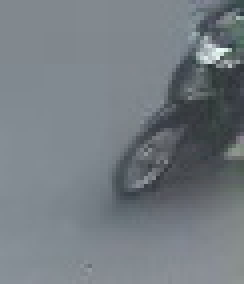
#> input picture image-neg2/image1003.jpg, 61 x 71 px (shown 4 times larger); its folder holds 4 pictures in this run
$ jupyter execute --allow-errors 'HOG_&_SVM.ipynb'   (older library calls are emulated)
#> lines starting #> are read from the running program, lines starting #| are printed output that depends on the picture
[cell 1]
#Import thư viện
import numpy as np
import pandas as pd
import os
import time
import random
import matplotlib.pyplot as plt
import seaborn as sns
import shutil

from glob import glob
from sklearn.svm import SVC, LinearSVC
from sklearn import svm
from sklearn.metrics import accuracy_score, confusion_matrix, classification_report, f1_score
from sklearn.model_selection import train_test_split
from sklearn.model_selection import GridSearchCV
from skimage.feature import hog
import itertools

import PIL
import cv2
from google.colab.patches import cv2_imshow
import pickle

#Huấn luyện mô hình với HOG và SVM

[cell 2]
# Đọc ảnh
neg_paths = glob('/content/drive/MyDrive/Human Motivation Detection/image-neg2/*')
pos_paths = glob('/content/drive/MyDrive/Human Motivation Detection/image-pos2/*')
print('Số lượng ảnh người đi bộ: ' + str(len(pos_paths)))
print('Số lượng ảnh nhãn âm (ảnh các phương tiện giao thông): ' + str(len(neg_paths)))

[cell 3]
# Đưa ảnh về ma trận numpy
np_pos_img = []
np_neg_img = []
start_time = time.time()
for path in pos_paths:
  temp_img = np.asarray(PIL.Image.open(path))
  np_pos_img.append(temp_img)
for path in neg_paths:
  temp_img = np.asarray(PIL.Image.open(path))
#> temp_img is the input picture: shape (71, 61, 3); mean R, G, B 116.3, 123.7, 129.5
  np_neg_img.append(temp_img)
print("reading images in %s seconds" % (time.time() - start_time))

Đọc ảnh và trích rút đặc trưng

#> (a cell that did not finish here is left out)

[cell 5]
#Hàm trích chọn đặc trưng với đầu vào là numpy_img, đầu ra là vector đặc trưng HOG
def feature_extraction_image(img):
  rs = cv2.cvtColor(cv2.resize(img,(64,128)),cv2.COLOR_RGB2GRAY)
  rs = hog(rs, orientations=9, pixels_per_cell=(8, 8), cells_per_block=(3, 3), block_norm='L2-Hys')
  return rs

[cell 6]
# Trích chọn đặc trưng các ảnh
pos_images = []
pos_labels = np.ones(len(np_pos_img))
for img in np_pos_img:
  img = feature_extraction_image(img)
  pos_images.append(img)

neg_images = []
neg_labels = np.zeros(len(np_neg_img))
for img in np_neg_img:
  img = feature_extraction_image(img)
  neg_images.append(img)
#> this loop made 4 passes
#> pass 1, in feature_extraction_image, `rs = cv2.cvtColor(cv2.resize(img,(64,128)),cv2.COLOR_RGB2GRAY)`:
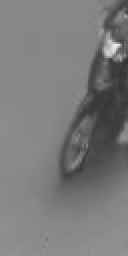
#> rs: shape (128, 64) (shown 2 times larger); min 52, max 242, mean 122.1
#> pass 2, in feature_extraction_image (call 2), `rs = cv2.cvtColor(cv2.resize(img,(64,128)),cv2.COLOR_RGB2GRAY)`:
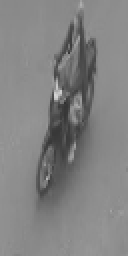
#> rs: shape (128, 64) (shown 2 times larger); min 48, max 213, mean 130.5
#> pass 3, in feature_extraction_image (call 3), `rs = cv2.cvtColor(cv2.resize(img,(64,128)),cv2.COLOR_RGB2GRAY)`:
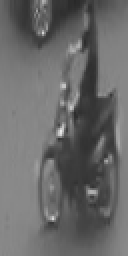
#> rs: shape (128, 64) (shown 2 times larger); min 40, max 233, mean 105.2

[cell 7]
#Tạo tập dữ liệu huấn luyện
x = np.asarray(pos_images + neg_images)
y = np.asarray(list(pos_labels) + list(neg_labels))

print("Shape of image set",x.shape)
#| Shape of image set (4, 6804)
print("Shape of labels",y.shape)
#| Shape of labels (4,)
